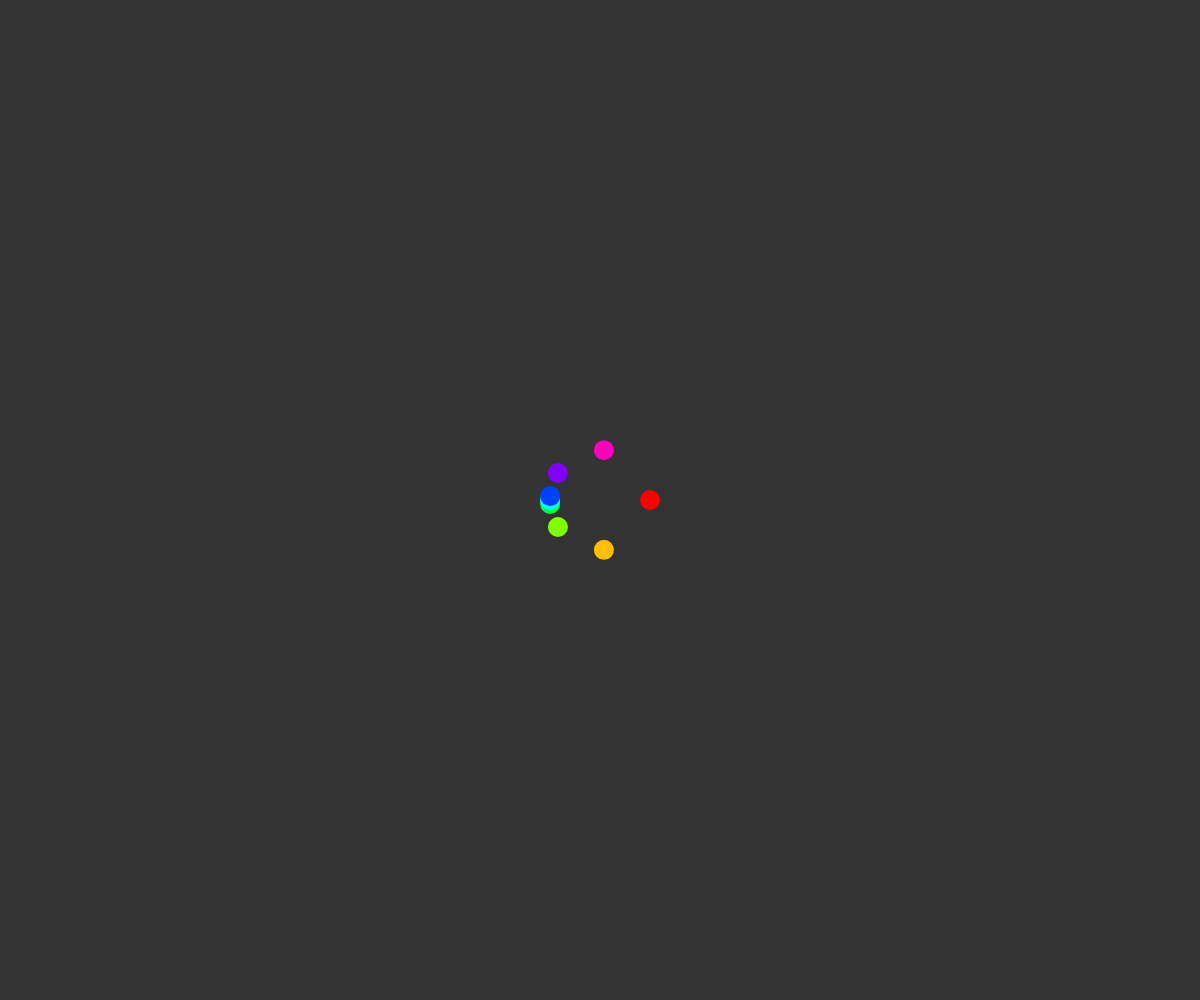
Frame 1 (no input)
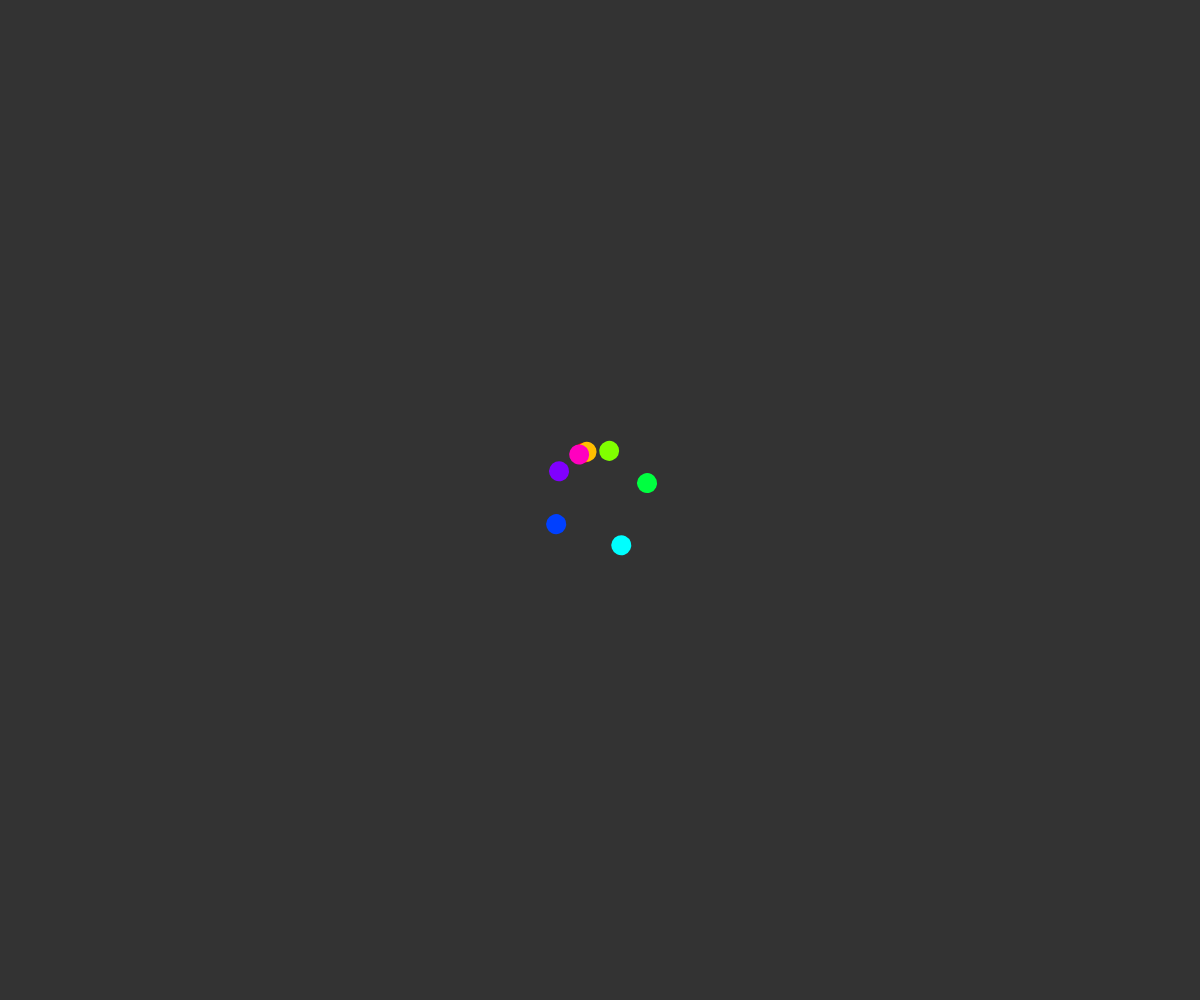
Frame 60 (no input)
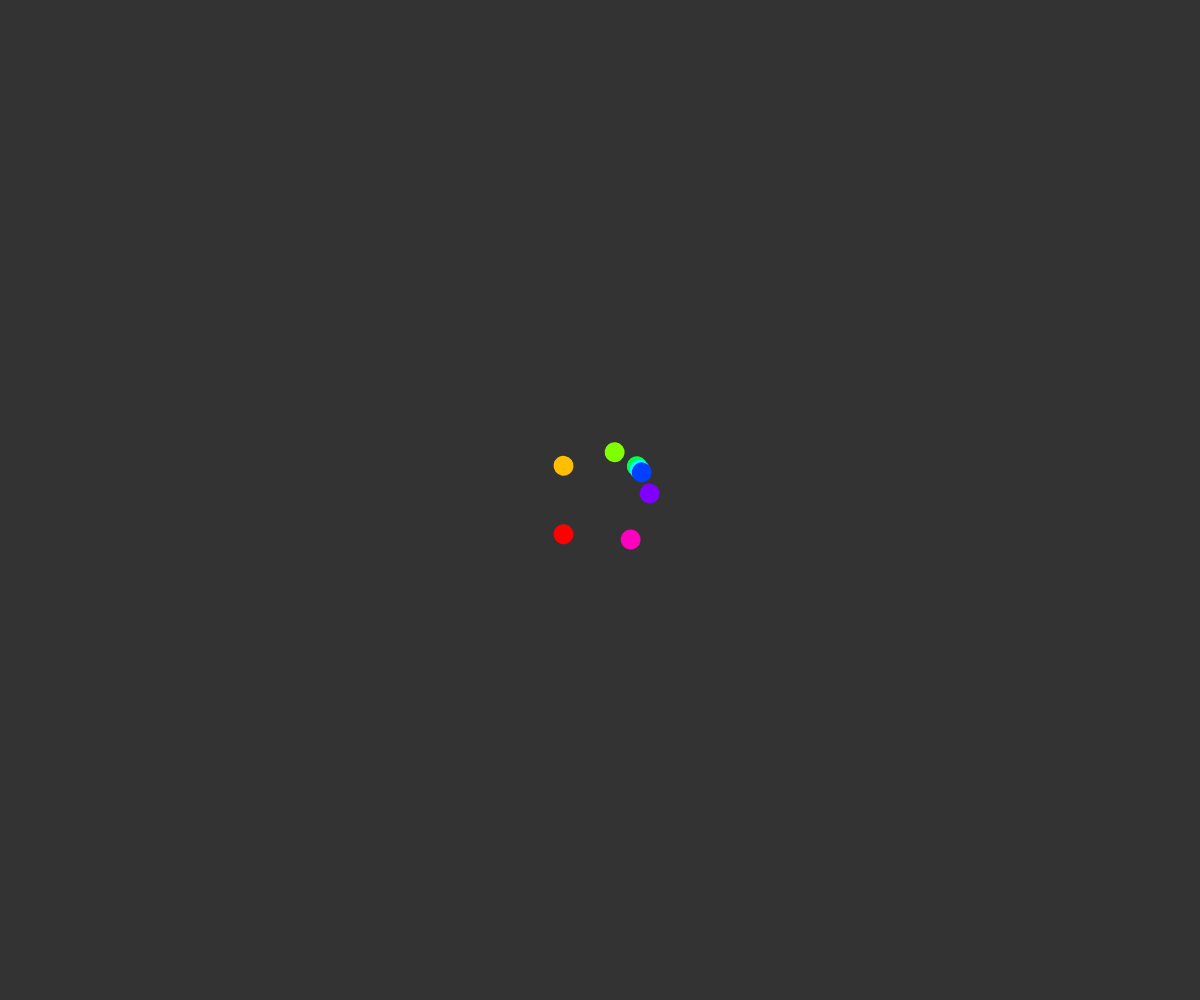
Frame 120 (the mouse pressed at the canvas centre since frame 60)

The p5.js sketch that drew these frames (run headless with seeded random() and noise() and a simulated clock; from frame 60 on, the mouse is pressed at the canvas centre):

// p5.js sketch
// ── sketch.js
let theta = 0;
let phi = 0;
const delta = 20;
const period = 2;
const numDots = 8;

function setup() {
  createCanvas(windowWidth, windowHeight);

  colorMode(HSB, 360, 100, 100, 100);
}

function draw() {
  background(0, 0, 20);

  push();
  translate(width / 2, height / 2);
  rotate(phi);
  noStroke();
  for (let i = 0; i < numDots; i++) {
    let a = theta + TWO_PI / numDots * i;
    let b = a + sin(a);
    fill(360 / numDots * i, 100, 100);
    ellipse(cos(b) * 50, sin(b) * 50, 20, 20);
  }
  pop();

  theta = theta < TWO_PI ? theta + TWO_PI / frameRate() / period : 0;
  phi = phi < TWO_PI ? phi + TWO_PI / frameRate() / 5 : 0;
}

function windowResized() {
  resizeCanvas(windowWidth, windowHeight);
}
